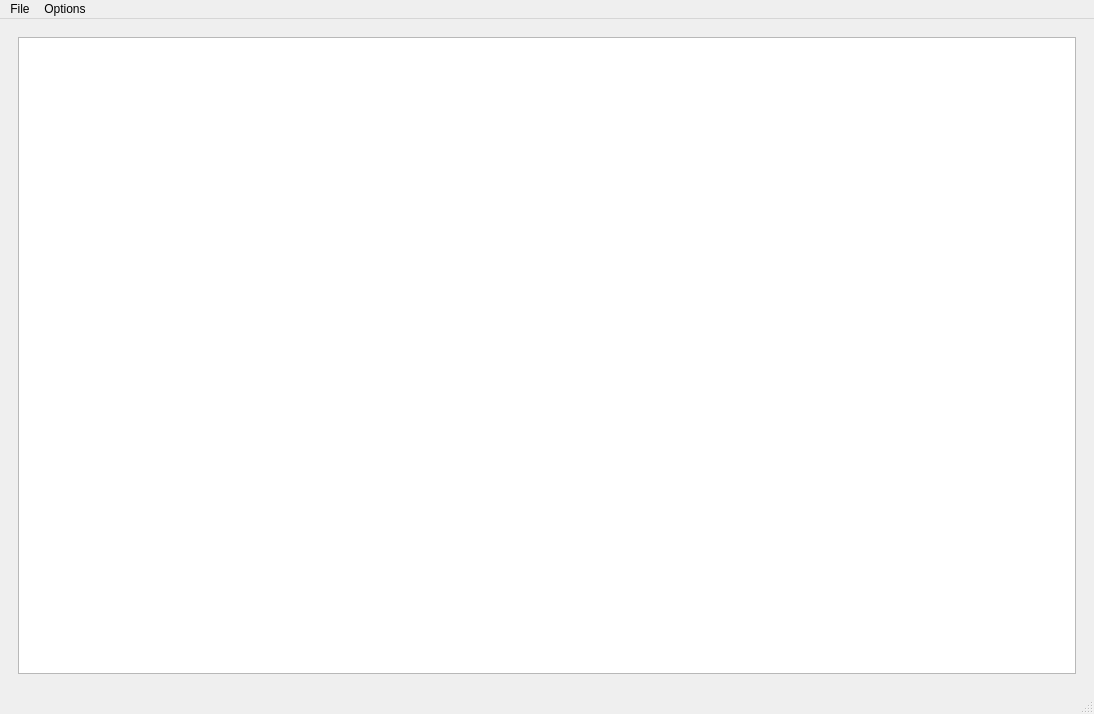
<?xml version="1.0" encoding="UTF-8"?>
<ui version="4.0">
 <class>MainWindow</class>
 <widget class="QMainWindow" name="MainWindow">
  <property name="geometry">
   <rect>
    <x>0</x>
    <y>0</y>
    <width>1094</width>
    <height>714</height>
   </rect>
  </property>
  <property name="minimumSize">
   <size>
    <width>852</width>
    <height>450</height>
   </size>
  </property>
  <property name="maximumSize">
   <size>
    <width>1336</width>
    <height>1080</height>
   </size>
  </property>
  <property name="sizeIncrement">
   <size>
    <width>10</width>
    <height>10</height>
   </size>
  </property>
  <property name="baseSize">
   <size>
    <width>1024</width>
    <height>720</height>
   </size>
  </property>
  <property name="focusPolicy">
   <enum>Qt::NoFocus</enum>
  </property>
  <property name="windowTitle">
   <string>Untitled Maze Game</string>
  </property>
  <property name="accessibleName">
   <string/>
  </property>
  <property name="tabShape">
   <enum>QTabWidget::Rounded</enum>
  </property>
  <widget class="QWidget" name="centralwidget">
   <property name="autoFillBackground">
    <bool>false</bool>
   </property>
   <layout class="QVBoxLayout" name="verticalLayout_2">
    <item>
     <widget class="QStackedWidget" name="MenuScreens">
      <property name="currentIndex">
       <number>5</number>
      </property>
      <widget class="QWidget" name="MainMenu">
       <layout class="QGridLayout" name="gridLayout_3">
        <item row="0" column="0">
         <layout class="QVBoxLayout" name="MainScreen_3">
          <property name="spacing">
           <number>100</number>
          </property>
          <property name="sizeConstraint">
           <enum>QLayout::SetDefaultConstraint</enum>
          </property>
          <property name="leftMargin">
           <number>400</number>
          </property>
          <property name="topMargin">
           <number>1</number>
          </property>
          <property name="rightMargin">
           <number>400</number>
          </property>
          <property name="bottomMargin">
           <number>1</number>
          </property>
          <item>
           <widget class="QPushButton" name="newGameButton_3">
            <property name="sizePolicy">
             <sizepolicy hsizetype="Minimum" vsizetype="Preferred">
              <horstretch>0</horstretch>
              <verstretch>0</verstretch>
             </sizepolicy>
            </property>
            <property name="text">
             <string>New Game</string>
            </property>
            <property name="shortcut">
             <string>Ctrl+N</string>
            </property>
            <property name="autoDefault">
             <bool>false</bool>
            </property>
           </widget>
          </item>
          <item>
           <widget class="QPushButton" name="LoadGameButton_3">
            <property name="sizePolicy">
             <sizepolicy hsizetype="Minimum" vsizetype="Preferred">
              <horstretch>0</horstretch>
              <verstretch>0</verstretch>
             </sizepolicy>
            </property>
            <property name="text">
             <string>Load Game</string>
            </property>
            <property name="shortcut">
             <string>Ctrl+L</string>
            </property>
           </widget>
          </item>
          <item>
           <widget class="QPushButton" name="OptionsButton_3">
            <property name="sizePolicy">
             <sizepolicy hsizetype="Minimum" vsizetype="Preferred">
              <horstretch>0</horstretch>
              <verstretch>0</verstretch>
             </sizepolicy>
            </property>
            <property name="text">
             <string>Options</string>
            </property>
            <property name="shortcut">
             <string>Ctrl+O</string>
            </property>
           </widget>
          </item>
          <item>
           <widget class="QPushButton" name="ExitButton_3">
            <property name="sizePolicy">
             <sizepolicy hsizetype="Preferred" vsizetype="Preferred">
              <horstretch>0</horstretch>
              <verstretch>0</verstretch>
             </sizepolicy>
            </property>
            <property name="text">
             <string>Exit</string>
            </property>
            <property name="shortcut">
             <string>Ctrl+Q, Esc</string>
            </property>
           </widget>
          </item>
         </layout>
        </item>
       </layout>
      </widget>
      <widget class="QWidget" name="LevelSelectionScreen">
       <layout class="QGridLayout" name="gridLayout">
        <item row="0" column="0">
         <widget class="QPushButton" name="BackButton">
          <property name="text">
           <string>Back</string>
          </property>
         </widget>
        </item>
        <item row="1" column="0">
         <layout class="QGridLayout" name="LevelsGrid">
          <property name="sizeConstraint">
           <enum>QLayout::SetDefaultConstraint</enum>
          </property>
          <property name="leftMargin">
           <number>75</number>
          </property>
          <property name="topMargin">
           <number>75</number>
          </property>
          <property name="rightMargin">
           <number>75</number>
          </property>
          <property name="bottomMargin">
           <number>25</number>
          </property>
          <property name="spacing">
           <number>100</number>
          </property>
          <item row="1" column="0">
           <widget class="QPushButton" name="Level3">
            <property name="sizePolicy">
             <sizepolicy hsizetype="Preferred" vsizetype="Preferred">
              <horstretch>0</horstretch>
              <verstretch>0</verstretch>
             </sizepolicy>
            </property>
            <property name="text">
             <string>Level 3</string>
            </property>
           </widget>
          </item>
          <item row="0" column="1">
           <widget class="QPushButton" name="Level2">
            <property name="sizePolicy">
             <sizepolicy hsizetype="Preferred" vsizetype="Preferred">
              <horstretch>0</horstretch>
              <verstretch>0</verstretch>
             </sizepolicy>
            </property>
            <property name="text">
             <string>Level 2</string>
            </property>
           </widget>
          </item>
          <item row="1" column="1">
           <widget class="QPushButton" name="Level4">
            <property name="sizePolicy">
             <sizepolicy hsizetype="Preferred" vsizetype="Preferred">
              <horstretch>0</horstretch>
              <verstretch>0</verstretch>
             </sizepolicy>
            </property>
            <property name="text">
             <string>Level 4</string>
            </property>
           </widget>
          </item>
          <item row="0" column="0">
           <widget class="QPushButton" name="Level1">
            <property name="sizePolicy">
             <sizepolicy hsizetype="Preferred" vsizetype="Preferred">
              <horstretch>0</horstretch>
              <verstretch>0</verstretch>
             </sizepolicy>
            </property>
            <property name="text">
             <string>Level 1</string>
            </property>
           </widget>
          </item>
         </layout>
        </item>
       </layout>
      </widget>
      <widget class="QWidget" name="levelScreen">
       <layout class="QHBoxLayout" name="horizontalLayout_3">
        <item>
         <layout class="QVBoxLayout" name="verticalLayout">
          <item>
           <layout class="QHBoxLayout" name="horizontalLayout_2">
            <item>
             <widget class="QPushButton" name="mainMenuButton">
              <property name="text">
               <string>Main menu</string>
              </property>
             </widget>
            </item>
            <item>
             <widget class="QPushButton" name="pauseButton">
              <property name="text">
               <string>Pause</string>
              </property>
             </widget>
            </item>
            <item>
             <widget class="QPushButton" name="HTP_button">
              <property name="text">
               <string>How to play</string>
              </property>
             </widget>
            </item>
            <item>
             <widget class="QPushButton" name="helpButton">
              <property name="text">
               <string>Help</string>
              </property>
             </widget>
            </item>
           </layout>
          </item>
          <item>
           <widget class="QGraphicsView" name="MazeView">
            <property name="sizePolicy">
             <sizepolicy hsizetype="Expanding" vsizetype="Expanding">
              <horstretch>0</horstretch>
              <verstretch>0</verstretch>
             </sizepolicy>
            </property>
           </widget>
          </item>
         </layout>
        </item>
       </layout>
      </widget>
      <widget class="QWidget" name="optionsScreen">
       <layout class="QGridLayout" name="gridLayout_2">
        <item row="1" column="0">
         <widget class="QGroupBox" name="VisualisationOptionsBox">
          <property name="title">
           <string>Visualisation Options</string>
          </property>
          <property name="flat">
           <bool>false</bool>
          </property>
          <property name="checkable">
           <bool>false</bool>
          </property>
          <property name="checked">
           <bool>false</bool>
          </property>
          <layout class="QFormLayout" name="formLayout_6">
           <property name="fieldGrowthPolicy">
            <enum>QFormLayout::AllNonFixedFieldsGrow</enum>
           </property>
           <item row="0" column="0">
            <widget class="QLabel" name="wallColorLabel_2">
             <property name="text">
              <string>Wall color</string>
             </property>
            </widget>
           </item>
           <item row="0" column="1">
            <widget class="QLineEdit" name="wallColorLineEdit_2"/>
           </item>
           <item row="1" column="0">
            <widget class="QLabel" name="pathColorLabel_2">
             <property name="text">
              <string>Path color</string>
             </property>
            </widget>
           </item>
           <item row="1" column="1">
            <widget class="QLineEdit" name="pathColorLineEdit_2"/>
           </item>
           <item row="2" column="0">
            <widget class="QLabel" name="playerColorLabel_2">
             <property name="text">
              <string>Player color</string>
             </property>
            </widget>
           </item>
           <item row="2" column="1">
            <widget class="QLineEdit" name="playerColorLineEdit_2"/>
           </item>
           <item row="3" column="0">
            <widget class="QLabel" name="enemyColorLabel_2">
             <property name="text">
              <string>Enemy color</string>
             </property>
            </widget>
           </item>
           <item row="3" column="1">
            <widget class="QLineEdit" name="enemyColorLineEdit_2"/>
           </item>
           <item row="4" column="0">
            <widget class="QLabel" name="keyColorLabel_2">
             <property name="text">
              <string>Key color</string>
             </property>
            </widget>
           </item>
           <item row="4" column="1">
            <widget class="QLineEdit" name="keyColorLineEdit_2"/>
           </item>
           <item row="5" column="0">
            <widget class="QLabel" name="exitColorLabel_2">
             <property name="text">
              <string>Exit color</string>
             </property>
            </widget>
           </item>
           <item row="5" column="1">
            <widget class="QLineEdit" name="exitColorLineEdit_2"/>
           </item>
          </layout>
         </widget>
        </item>
        <item row="1" column="1">
         <widget class="QGroupBox" name="KeybindsBox">
          <property name="title">
           <string>Keybinds</string>
          </property>
          <layout class="QFormLayout" name="formLayout_5">
           <property name="fieldGrowthPolicy">
            <enum>QFormLayout::AllNonFixedFieldsGrow</enum>
           </property>
           <item row="0" column="0">
            <widget class="QLabel" name="moveUpLabel_2">
             <property name="text">
              <string>Move up</string>
             </property>
            </widget>
           </item>
           <item row="0" column="1">
            <widget class="QLineEdit" name="moveUpLineEdit_2"/>
           </item>
           <item row="1" column="0">
            <widget class="QLabel" name="moveDownLabel_2">
             <property name="text">
              <string>Move down</string>
             </property>
            </widget>
           </item>
           <item row="1" column="1">
            <widget class="QLineEdit" name="moveDownLineEdit_2"/>
           </item>
           <item row="2" column="0">
            <widget class="QLabel" name="moveLeftLabel_2">
             <property name="text">
              <string>Move left</string>
             </property>
            </widget>
           </item>
           <item row="2" column="1">
            <widget class="QLineEdit" name="moveLeftLineEdit_2"/>
           </item>
           <item row="3" column="0">
            <widget class="QLabel" name="moveRightLabel_2">
             <property name="text">
              <string>Move right</string>
             </property>
            </widget>
           </item>
           <item row="3" column="1">
            <widget class="QLineEdit" name="moveRightLineEdit_2"/>
           </item>
           <item row="4" column="0">
            <widget class="QPushButton" name="saveKeybindsButton">
             <property name="text">
              <string>Save</string>
             </property>
            </widget>
           </item>
          </layout>
         </widget>
        </item>
        <item row="0" column="0">
         <widget class="QPushButton" name="mainMenuButton_2">
          <property name="text">
           <string>Main menu</string>
          </property>
         </widget>
        </item>
       </layout>
      </widget>
      <widget class="QWidget" name="page">
       <layout class="QVBoxLayout" name="verticalLayout_3">
        <item>
         <layout class="QHBoxLayout" name="horizontalLayout_4">
          <item>
           <widget class="QPushButton" name="mainMenuButton_3">
            <property name="text">
             <string>Main menu</string>
            </property>
           </widget>
          </item>
          <item>
           <widget class="QPushButton" name="newGameButton">
            <property name="text">
             <string>New Game</string>
            </property>
           </widget>
          </item>
         </layout>
        </item>
        <item>
         <widget class="QLabel" name="gameOverlabel">
          <property name="font">
           <font>
            <weight>75</weight>
            <italic>true</italic>
            <bold>true</bold>
            <underline>false</underline>
           </font>
          </property>
          <property name="text">
           <string>Game Over</string>
          </property>
          <property name="alignment">
           <set>Qt::AlignCenter</set>
          </property>
         </widget>
        </item>
        <item>
         <widget class="QLabel" name="label">
          <property name="text">
           <string/>
          </property>
          <property name="pixmap">
           <pixmap>../../../Downloads/minos.png</pixmap>
          </property>
          <property name="scaledContents">
           <bool>true</bool>
          </property>
         </widget>
        </item>
       </layout>
      </widget>
      <widget class="QWidget" name="page_2">
       <layout class="QHBoxLayout" name="horizontalLayout">
        <item>
         <widget class="QTableView" name="scoreBoard"/>
        </item>
       </layout>
      </widget>
     </widget>
    </item>
   </layout>
  </widget>
  <widget class="QMenuBar" name="menubar">
   <property name="geometry">
    <rect>
     <x>0</x>
     <y>0</y>
     <width>1094</width>
     <height>24</height>
    </rect>
   </property>
   <widget class="QMenu" name="menuFile">
    <property name="title">
     <string>File</string>
    </property>
    <addaction name="actionOpen"/>
    <addaction name="actionSave"/>
    <addaction name="actionExit"/>
   </widget>
   <widget class="QMenu" name="menuOptions">
    <property name="title">
     <string>Options</string>
    </property>
    <addaction name="actionFullscreen"/>
    <addaction name="actionGame_Options"/>
    <addaction name="actionWindow_Options"/>
   </widget>
   <addaction name="menuFile"/>
   <addaction name="menuOptions"/>
  </widget>
  <widget class="QStatusBar" name="statusbar">
   <property name="autoFillBackground">
    <bool>false</bool>
   </property>
  </widget>
  <action name="actionOpen">
   <property name="text">
    <string>Open</string>
   </property>
  </action>
  <action name="actionSave">
   <property name="text">
    <string>Save</string>
   </property>
  </action>
  <action name="actionExit">
   <property name="text">
    <string>Exit</string>
   </property>
  </action>
  <action name="actionFullscreen">
   <property name="checkable">
    <bool>true</bool>
   </property>
   <property name="text">
    <string>Fullscreen</string>
   </property>
   <property name="shortcut">
    <string>Ctrl+F</string>
   </property>
  </action>
  <action name="actionGame_Options">
   <property name="text">
    <string>Game Options</string>
   </property>
  </action>
  <action name="actionWindow_Options">
   <property name="text">
    <string>Window Options</string>
   </property>
  </action>
 </widget>
 <resources/>
 <connections>
  <connection>
   <sender>actionExit</sender>
   <signal>triggered(bool)</signal>
   <receiver>MainWindow</receiver>
   <slot>close()</slot>
   <hints>
    <hint type="sourcelabel">
     <x>-1</x>
     <y>-1</y>
    </hint>
    <hint type="destinationlabel">
     <x>511</x>
     <y>359</y>
    </hint>
   </hints>
  </connection>
 </connections>
 <slots>
  <slot>showOptions()</slot>
  <slot>loadGame()</slot>
  <slot>newGame()</slot>
 </slots>
</ui>
